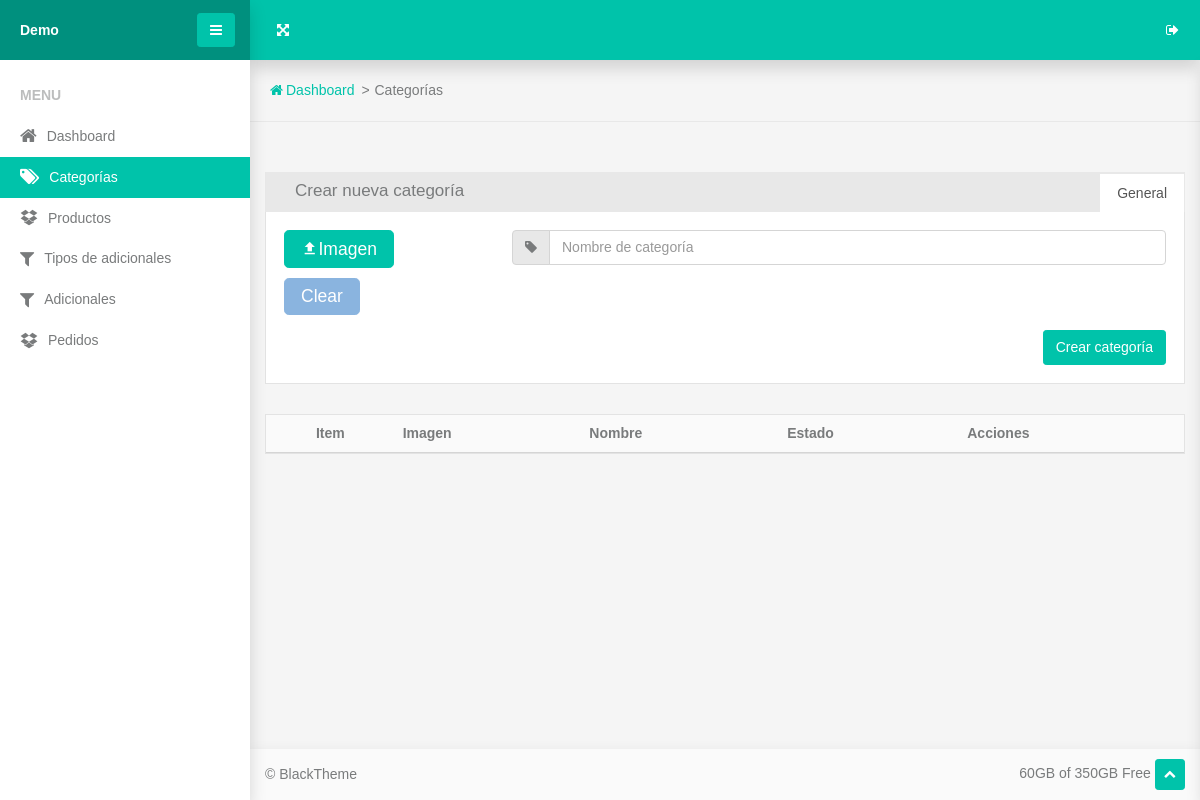
Page /categories/ on the earlier database version.
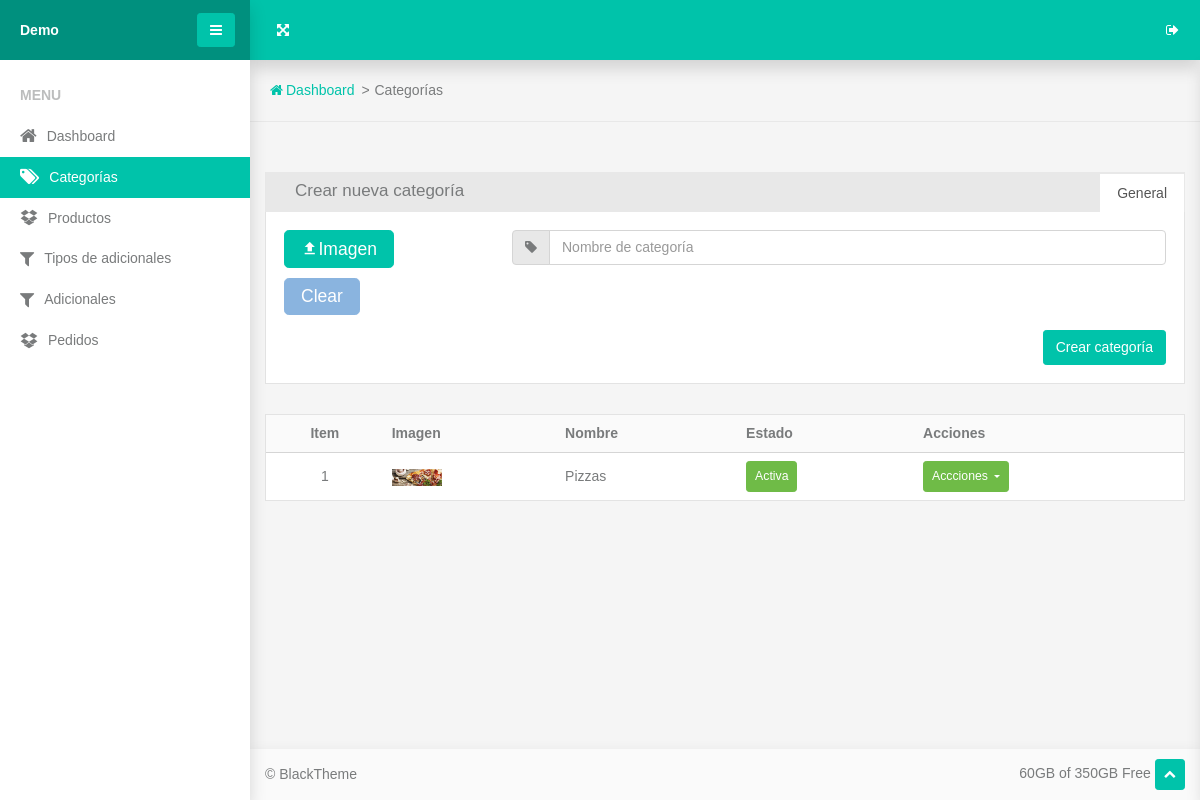
Same page on the later database version.
### www/product/models.py (models this page shows, shortened)
class Category(models.Model):
    name = models.CharField(max_length=100)
    image = models.ImageField()
    class Meta:
        verbose_name_plural = 'Categories'

### www/views.py (the view)
# urls.py: path('categories/', views.categories, name='categories'),
def categories(req):
    form = forms.CategoryForm()
    context = {
        'categories': models.Category.objects.all(),
        'form': form
    }
    if req.method == 'GET':
        return render(req, 'www/categories.html', context)
    elif req.method == 'POST':
        form = forms.CategoryForm(req.POST, req.FILES)
        if form.is_valid():
            category = form.save()
            context['category'] =  category
        return render(req, 'www/categories.html', context)

### www/forms.py
class CategoryForm(forms.ModelForm):
    class Meta:
        model = models.Category
        fields = '__all__'
        widgets = {
            'name': forms.TextInput(attrs={'class': 'form-control', 'placeholder': 'Nombre de categoría'}),
            'image': forms.FileInput(attrs={'class': 'tower-file-input'}),
        }

### www/templates/www/categories.html (shortened to what this page needs)
{% extends "base.html" %} {% load static %} {% block content %}
<section class="topbar">
  <ul class="breadcrumbs">
    <li class="breadcrumbs-item">
      <a class="breadcrumbs-link" href="{% url 'home' %}"
        ><span class="breadcrumbs-icon fa-home"></span><span>Dashboard</span></a
      >
    </li>
    <li class="breadcrumbs-item">Categorías</li>
  </ul>
</section>
<section class="section-sm">
  <div class="container-fluid">
    <div class="panel panel-nav">
      <div class="panel-header d-flex flex-wrap align-items-center justify-content-between">
        <h3 class="panel-title">Crear nueva categoría</h3>
        <ul class="nav nav-tabs scroller scroller-horizontal" role="tablist">
          <li class="nav-item">
            <a
              class="nav-link active"
              data-toggle="tab"
              href="#panelTab1"
              role="tab"
              aria-controls="panelTab1"
              aria-selected="true"
              >General</a
            >
          </li>
        </ul>
      </div>
      <div class="panel-body">
        <form method="post" enctype="multipart/form-data">
          <div class="tab-content">
            <div
              class="tab-pane fade show active"
              id="panelTab1"
              role="tabpanel">
              <div class="row row-15">
                <div class="col-md-4 col-xl-3">
                  <div class="tower-file">
                    <div class="group-10">
                      <label class="btn btn-lg btn-primary" for="id_image"><span class="mdi-upload"></span><span>Imagen</span></label>
                      <button class="tower-file-clear btn btn-lg btn-secondary align-top" type="button">Clear</button>
                    </div>
                  </div>
                </div>
                <div class="col-md-8 col-xl-9">
                  <div class="input-group form-group">
                    <div class="input-group-prepend">
                      <label class="input-group-text" for="basic-addon1"><span class="fa-tag"></span></label>
                    </div>
                    {{form.name}}
                  </div>
                </div>
                <div class="col-sm-8"></div>
                <div class="col-sm-4 text-right">
                  <button class="btn btn-primary" type="submit">Crear categoría</button>
                </div>
              </div>
            </div>
          </div>
        </form>
      </div>
    </div>
    <div class="panel">
      <div class="panel-body p-0">
        <div class="table-responsive">
          <table class="table table-sm table-borderless table-vertical-align">
            <thead>
              <tr class="border-bottom bg-lighter">
                <th class="text-center">Item</th>
                <th>Imagen</th>
                <th>Nombre</th>
                <th>Estado</th>
                <th>Acciones</th>
              </tr>
            </thead>
            <tbody>
            {% for category in categories %}
            <tr>
                <td class="text-center">
                  {{forloop.counter}}
                </td>
                <td>{% if category.image %}
                  <img src="{{ category.image.url }}" width="50" height="50" alt="">
                {% endif %}</td>
                <td>{{category.name}}</td>
                <td><button
                      class="btn btn-success btn-sm"
                    >Activa</button></td>
                <td>
                  <div class="dropdown">
                    <button
                      class="btn dropdown-toggle btn-success btn-sm"
                      data-toggle="dropdown"
                    >
                      <span>Accciones</span>
                    </button>
                  </div>
                </td>
              </tr>
            {% endfor %}
            </tbody>
          </table>
        </div>
      </div>
    </div>
  </div>
</section>
{% endblock content %}

Differences in the rows shown:
added Category: image (picture), name "Pizzas"
